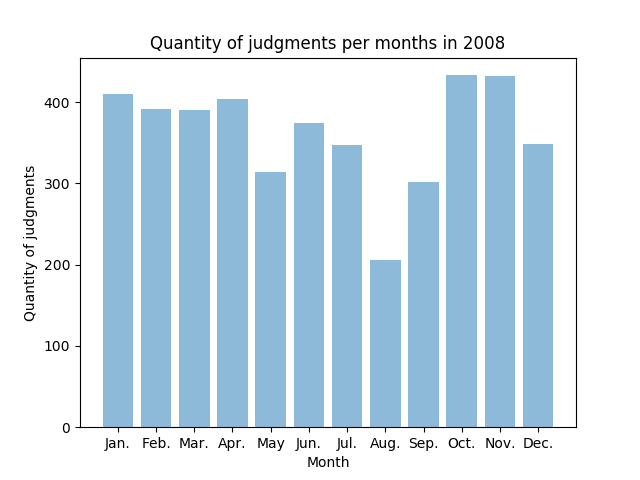

The Python source for this figure:
import numpy as np
import matplotlib.pyplot as plt


data = [410, 392, 390, 404, 314, 374, 347, 206, 302, 433, 432, 348]

months = ('Jan.', 'Feb.', 'Mar.', 'Apr.', 'May', 'Jun.',
          'Jul.', 'Aug.', 'Sep.', 'Oct.', 'Nov.', 'Dec.')

y_pos = np.arange(len(data))

plt.bar(y_pos, data, align='center', alpha=0.5)
plt.xticks(y_pos, months)
plt.xlabel('Month')
plt.ylabel('Quantity of judgments')
plt.title('Quantity of judgments per months in 2008')

plt.show()
